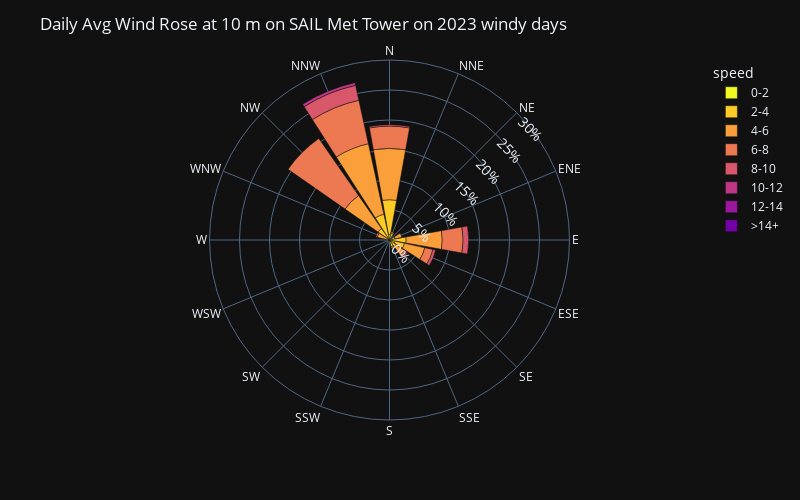

This figure's notebook cell:
### Code cell
sail_met_gothic_daily = sail_30min_windy_wind_df[['wspd_arith_mean', 'wdir_vec_mean']]
# create a windrose dataframe
sail_met_gothic_daily = create_windrose_df(sail_met_gothic_daily, wind_dir_var='wdir_vec_mean', wind_spd_var='wspd_arith_mean')

# create a wind rose plot using bar_polar
fig = px.bar_polar(sail_met_gothic_daily, 
                   r="frequency", 
                   theta="direction", 
                   color="speed", template="plotly_dark",
                   color_discrete_sequence= px.colors.sequential.Plasma_r,
                   width= 800,
                   height=500,
                   barnorm='percent',
                  )
# update the radial axis to show percentages
fig.update_layout(
    title="Daily Avg Wind Rose at 10 m on SAIL Met Tower on 2023 windy days",
    font_size=12,
    polar_radialaxis=dict(
         ticksuffix='%',
         tickfont_size=14,
         showline=False,
         showticklabels=True,
         showgrid=True,
         angle=45,
         range=[0, 30]
      ),
)

### Figure 1 — Plotly figure (JSON) as saved in the notebook; plotly's stock layout.template omitted (floating-point values rounded to 4 significant figures)
{"data": [{"hovertemplate": "speed=0-2<br>frequency=%{r}<br>direction=%{theta}<extra></extra>", "legendgroup": "0-2", "marker": {"color": "#f0f921", "pattern": {"shape": ""}}, "name": "0-2", "r": [0.9259, 0, 0, 0, 0.463, 0.9259, 0.463, 0, 0, 0, 0, 0, 0, 0, 0, 0], "showlegend": true, "subplot": "polar", "theta": ["N", "NNE", "NE", "ENE", "E", "ESE", "SE", "SSE", "S", "SSW", "SW", "WSW", "W", "WNW", "NW", "NNW"], "type": "barpolar"}, {"hovertemplate": "speed=2-4<br>frequency=%{r}<br>direction=%{theta}<extra></extra>", "legendgroup": "2-4", "marker": {"color": "#fdca26", "pattern": {"shape": ""}}, "name": "2-4", "r": [5.787, 1.157, 0, 0.9259, 2.315, 1.62, 0.9259, 1.157, 0, 0.463, 0, 0.2315, 0.2315, 0.463, 2.315, 4.398], "showlegend": true, "subplot": "polar", "theta": ["N", "NNE", "NE", "ENE", "E", "ESE", "SE", "SSE", "S", "SSW", "SW", "WSW", "W", "WNW", "NW", "NNW"], "type": "barpolar"}, {"hovertemplate": "speed=4-6<br>frequency=%{r}<br>direction=%{theta}<extra></extra>", "legendgroup": "4-6", "marker": {"color": "#fb9f3a", "pattern": {"shape": ""}}, "name": "4-6", "r": [8.565, 0.2315, 0.2315, 1.157, 6.019, 3.472, 1.62, 0.2315, 0.2315, 0, 0, 0, 0, 1.62, 6.713, 12.04], "showlegend": true, "subplot": "polar", "theta": ["N", "NNE", "NE", "ENE", "E", "ESE", "SE", "SSE", "S", "SSW", "SW", "WSW", "W", "WNW", "NW", "NNW"], "type": "barpolar"}, {"hovertemplate": "speed=6-8<br>frequency=%{r}<br>direction=%{theta}<extra></extra>", "legendgroup": "6-8", "marker": {"color": "#ed7953", "pattern": {"shape": ""}}, "name": "6-8", "r": [3.704, 0, 0, 0, 3.472, 1.389, 0.463, 0, 0, 0, 0, 0, 0, 0.2315, 11.57, 7.407], "showlegend": true, "subplot": "polar", "theta": ["N", "NNE", "NE", "ENE", "E", "ESE", "SE", "SSE", "S", "SSW", "SW", "WSW", "W", "WNW", "NW", "NNW"], "type": "barpolar"}, {"hovertemplate": "speed=8-10<br>frequency=%{r}<br>direction=%{theta}<extra></extra>", "legendgroup": "8-10", "marker": {"color": "#d8576b", "pattern": {"shape": ""}}, "name": "8-10", "r": [0.2315, 0, 0, 0, 0.9259, 0.463, 0.2315, 0, 0, 0, 0, 0, 0, 0, 0, 2.546], "showlegend": true, "subplot": "polar", "theta": ["N", "NNE", "NE", "ENE", "E", "ESE", "SE", "SSE", "S", "SSW", "SW", "WSW", "W", "WNW", "NW", "NNW"], "type": "barpolar"}, {"hovertemplate": "speed=10-12<br>frequency=%{r}<br>direction=%{theta}<extra></extra>", "legendgroup": "10-12", "marker": {"color": "#bd3786", "pattern": {"shape": ""}}, "name": "10-12", "r": [0, 0, 0, 0, 0, 0, 0, 0, 0, 0, 0, 0, 0, 0, 0, 0.463], "showlegend": true, "subplot": "polar", "theta": ["N", "NNE", "NE", "ENE", "E", "ESE", "SE", "SSE", "S", "SSW", "SW", "WSW", "W", "WNW", "NW", "NNW"], "type": "barpolar"}, {"hovertemplate": "speed=12-14<br>frequency=%{r}<br>direction=%{theta}<extra></extra>", "legendgroup": "12-14", "marker": {"color": "#9c179e", "pattern": {"shape": ""}}, "name": "12-14", "r": [0, 0, 0, 0, 0, 0, 0, 0, 0, 0, 0, 0, 0, 0, 0, 0], "showlegend": true, "subplot": "polar", "theta": ["N", "NNE", "NE", "ENE", "E", "ESE", "SE", "SSE", "S", "SSW", "SW", "WSW", "W", "WNW", "NW", "NNW"], "type": "barpolar"}, {"hovertemplate": "speed=>14+<br>frequency=%{r}<br>direction=%{theta}<extra></extra>", "legendgroup": ">14+", "marker": {"color": "#7201a8", "pattern": {"shape": ""}}, "name": ">14+", "r": [0, 0, 0, 0, 0, 0, 0, 0, 0, 0, 0, 0, 0, 0, 0, 0], "showlegend": true, "subplot": "polar", "theta": ["N", "NNE", "NE", "ENE", "E", "ESE", "SE", "SSE", "S", "SSW", "SW", "WSW", "W", "WNW", "NW", "NNW"], "type": "barpolar"}], "layout": {"barmode": "relative", "barnorm": "percent", "font": {"size": 12}, "height": 500, "legend": {"title": {"text": "speed"}, "tracegroupgap": 0}, "margin": {"t": 60}, "polar": {"angularaxis": {"direction": "clockwise", "rotation": 90}, "domain": {"x": [0, 1], "y": [0, 1]}, "radialaxis": {"angle": 45, "range": [0, 30], "showgrid": true, "showline": false, "showticklabels": true, "tickfont": {"size": 14}, "ticksuffix": "%"}}, "title": {"text": "Daily Avg Wind Rose at 10 m on SAIL Met Tower on 2023 windy days"}, "width": 800}}
